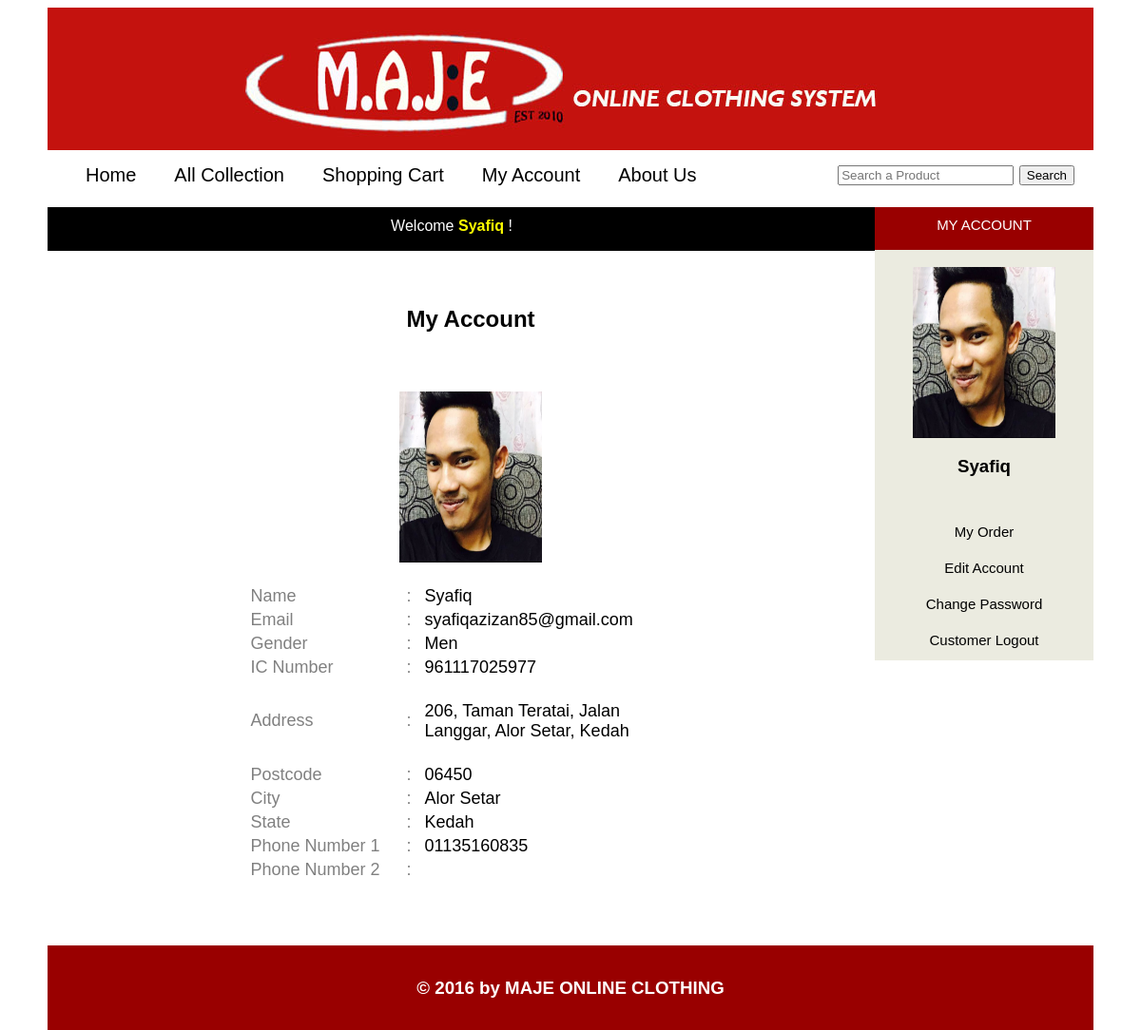
The app's page /customer/index.php (signed in) with its own data.
### tables this page shows
CREATE TABLE `customer` (
  `c_id` int(255) NOT NULL,
  `email` varchar(255) NOT NULL,
  `psw` varchar(255) NOT NULL,
  `name` varchar(255) NOT NULL,
  `gender` varchar(6) NOT NULL,
  `ic` varchar(12) NOT NULL,
  `image` varchar(255) NOT NULL,
  `address` text NOT NULL,
  `pos_code` varchar(5) NOT NULL,
  `city` varchar(255) NOT NULL,
  `state` varchar(255) NOT NULL,
  `phone1` varchar(11) NOT NULL,
  `phone2` varchar(11) NOT NULL
);

### customer/index.php (the view, shortened to what this page needs)
<?php
	include('interface.php');
?>
<html>
<head>
	<link rel="stylesheet" type="text/css" href="../css/MAJE.css">
</head>
<body>
<div class="body">
	<div class="content">
		<div class="content_item">
			<div class="bar2">
			</div>
			<div class='detail_text2'>
					<br><h2 align="center">My Account</h2><br>
					<table align='center' border='0' class='table'>
					<?php
					$sql = "select * from customer where email='".$_SESSION['email']."'";
					$run = mysql_query($sql);
					while($row=mysql_fetch_array($run))
					{
						$name = $row['name'];
						$email = $row['email'];
						$gender = $row['gender'];
						$ic = $row['ic'];
						$image =$row['image'];
						$address = $row['address'];
						$poscode = $row['pos_code'];
						$city = $row['city'];
						$state = $row['state'];
						$phone1 = $row['phone1'];
						$phone2 = $row['phone2'];
						echo "
							<tr>
								<td colspan='3'>
									<div style='text-align:center;'><br><img src='profile_image/$image' width='150px' height='180px'/><br><br></div>
								</td>
							</tr>
							<tr>
								<td width='160' style='color: #808080;'>Name</td>
								<td width='15' style='color: #808080;'>:</td>
								<td width='280'>$name</td>
							</tr>
							<tr>
								<td style='color: #808080;'>Email</td>
								<td style='color: #808080;'>:</td>
								<td>$email</td>
							</tr>
							<tr>
								<td style='color: #808080;'>Gender</td>
								<td style='color: #808080;'>:</td>
								<td>$gender</td>
							</tr>
							<tr>
								<td style='color: #808080;'>IC Number</td>
								<td style='color: #808080;'>:</td>
								<td>$ic</td>
							</tr>
							<tr>
								<td style='color: #808080;'>Address</td>
								<td style='color: #808080;'>:</td>
								<td><br/>".preg_replace('/\r\n|\r/', '<br/>', $address)."<br/><br/></td>
							</tr>
							<tr>
								<td style='color: #808080;'>Postcode</td>
								<td style='color: #808080;'>:</td>
								<td>$poscode</td>
							</tr>
							<tr>
								<td style='color: #808080;'>City</td>
								<td style='color: #808080;'>:</td>
								<td>$city</td>
							</tr>
							<tr>
								<td style='color: #808080;'>State</td>
								<td style='color: #808080;'>:</td>
								<td>$state</td>
							</tr>
							<tr>
								<td style='color: #808080;'>Phone Number 1</td>
								<td style='color: #808080;'>:</td>
								<td>$phone1</td>
							</tr>
							<tr>
								<td style='color: #808080;'>Phone Number 2</td>
								<td style='color: #808080;'>:</td>
								<td>$phone2</td>
							</tr>
							<tr>
								<td colspan='3'>
									<br><br>
								</td>
							</tr>
							";
					}
					?>
					</table>
			</div>
		</div>
		<div class="sidebar">
			<div class="sidebar_title">MY ACCOUNT</div>
				<?php
					$email = $_SESSION['email'];
					$sql = "select * from customer where email='$email'";
					$run = mysql_query($sql);
					while($row=mysql_fetch_array($run))
					{
						$name = $row['name'];
						$image = $row['image'];
						echo "<div style='text-align:center;'><br><img src='profile_image/$image' width='150px' height='180px'/><h3>$name</h3><br></div>";
					}
				?>
				<div class="sidebar_item">
					<a href="my_order.php">My Order</a>
				</div>
				<div class="sidebar_item">
					<a href="edit_account.php">Edit Account</a>
				</div>
				<div class="sidebar_item">
					<a href="c_password.php">Change Password</a>
				</div>
				<div class="sidebar_item">
					<a href="../logout.php">Customer Logout</a>
				</div>
		</div>
	</div>
</div>
</body>
</html>

### css/MAJE.css (style rules this page uses)
.body { background:white; font-family:Sans-serif; width: 1100px; margin: 0 auto 0 auto; }
.content { width: 1100px; margin: 10px auto 0 auto; }
.sidebar { background:#ebebe0; width:230px; float:left; margin-top:0; }
.sidebar_title { background:#990000; color:white; font-size:15px; font-family: Sans-serif; padding:10px; height: 25px; text-decoration:none; text-align: center; }
a { color: inherit; text-decoration:none; }
.sidebar_item { color:black; padding:8px; margin:5px; font-size:15px; font-family:Sans-serif; text-align: center; }
.content_item { width:870px; background: white; float: left; margin-top:0; min-height: 600px; }
.bar2 { background: black; color:white; margin-top:0; margin-bottom:20px; padding:11px 20px 10px 0; height: 25px; text-align:right; }
.detail_text2 { float:none; margin-left:auto; margin-right:auto; padding-left: 20px; }
.table { font-size:18px; font-family: Sans-serif; }

### records on screen
customer: image (picture), name "Syafiq", email "syafiqazizan85@gmail.com", gender "Men", ic "961117025977", address "206, Taman Teratai, Jalan Langgar, Alor Setar, Kedah", pos_code "06450", city "Alor Setar", state "Kedah", phone1 "01135160835"

### other values on screen
$_SESSION['name'] "Syafiq"
